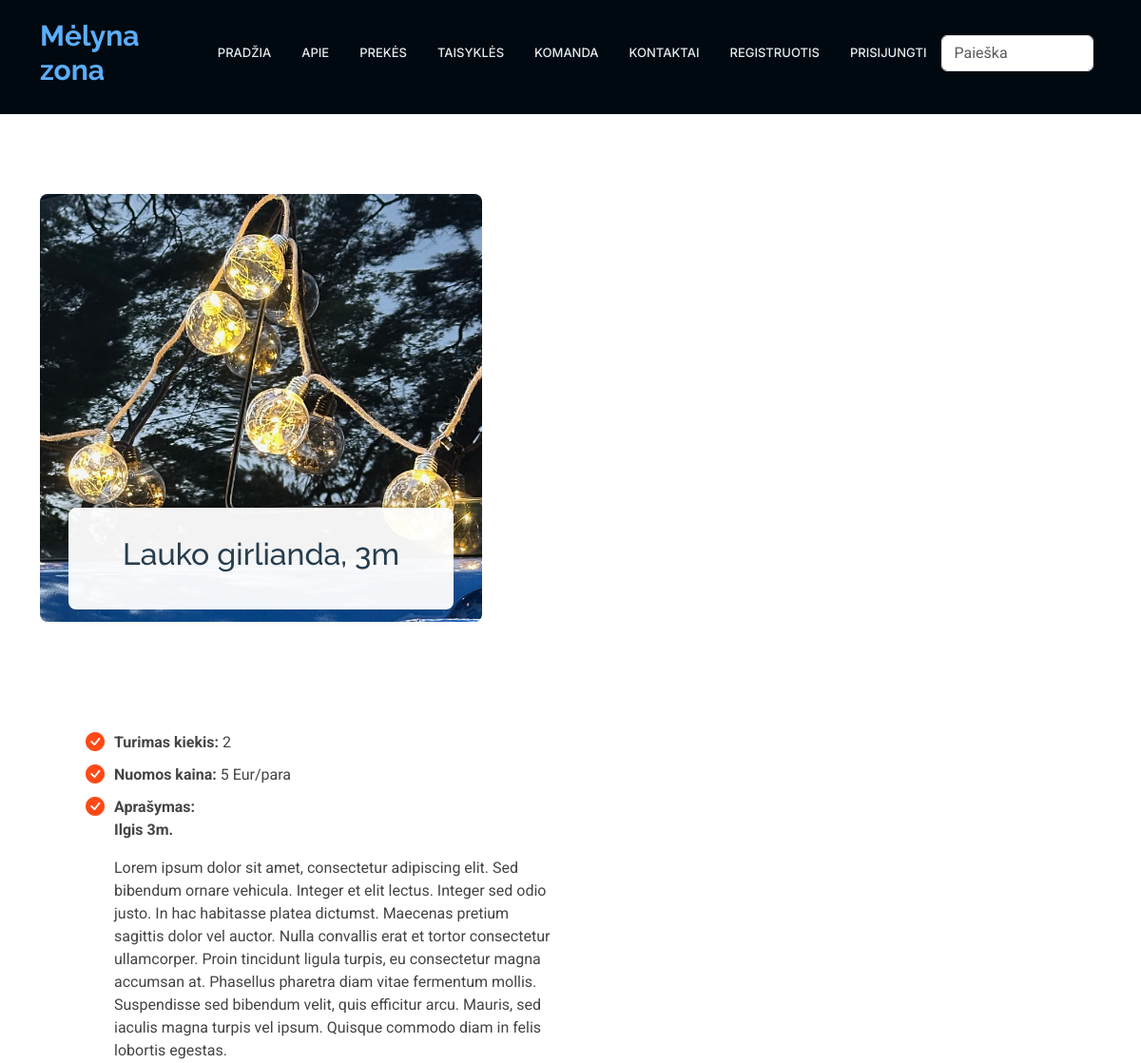
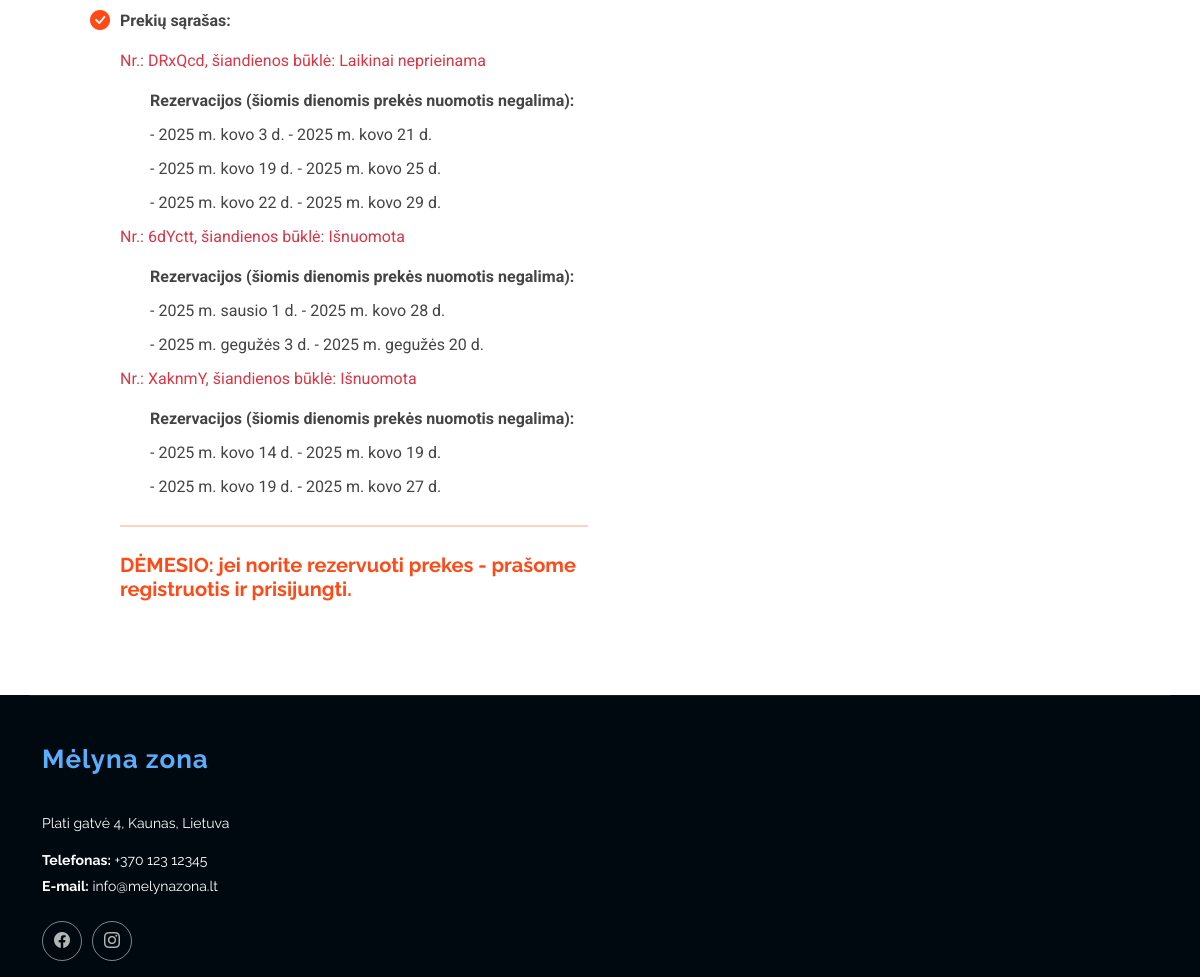
/rent/product/3, run on an earlier commit of the app's database (2 pictures, top to bottom).
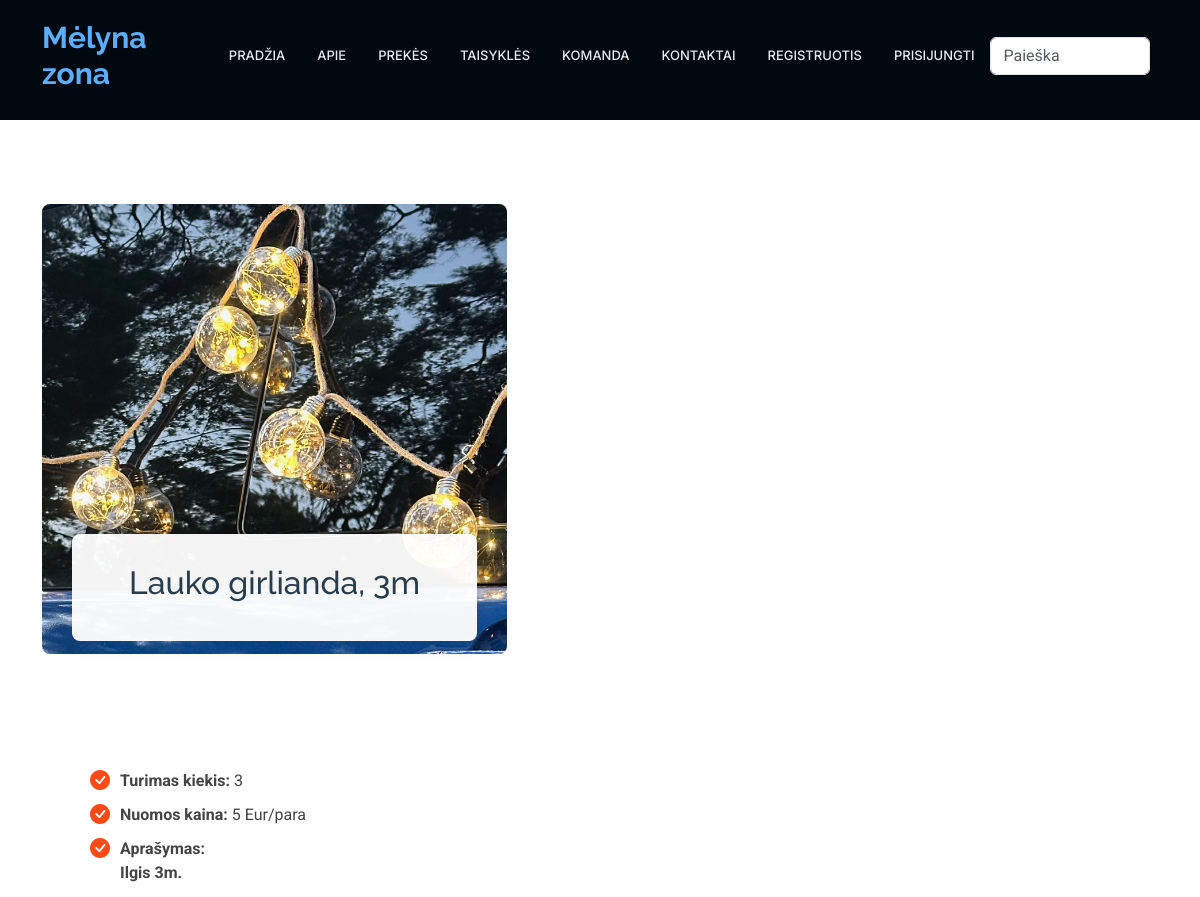
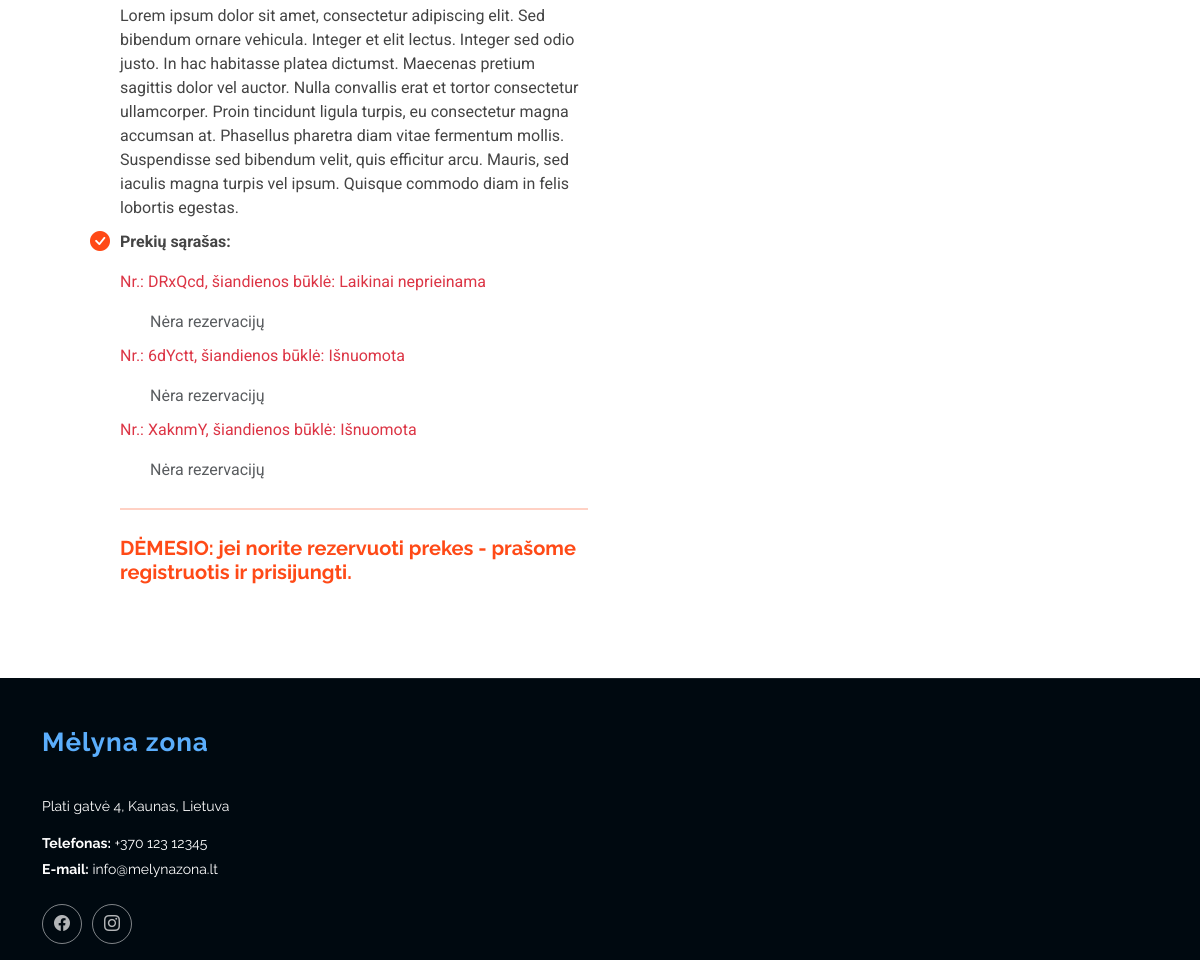
And on a later commit of the database (2 pictures, top to bottom).
### rent/models.py (models this page shows, shortened)
class Product(models.Model):
    name = models.CharField(verbose_name="Pavadinimas", max_length=100)
    price = models.IntegerField(verbose_name="Kaina", null=True, blank=True, help_text="Paros nuomos kaina")
    description = HTMLField(verbose_name="Aprašymas", max_length=1000, help_text='Trumpas produkto aprašymas', null=True, blank=True, default="")
    inv_no = models.CharField(verbose_name="Invenorizacijos numeris", max_length=100, null=True, blank=True, unique=True,
                              help_text="Veskite invenorizacijos numerį")
    quantity = models.IntegerField(verbose_name="Kiekis", null=True, blank=True, help_text="Kiekis")
    group = models. ForeignKey(to="Group", on_delete=models.SET_NULL, null=True, blank=True, verbose_name="Produktų grupės", help_text="Parinkite kokia grupei priklauso produktas")
    cover = models.ImageField(verbose_name="Paveikslėlis", upload_to='covers', null=True, blank=True)
    def __str__(self):
        return self.name
    class Meta:
        verbose_name = "Prouktas"
        verbose_name_plural = "Produktai"
        ordering = ['inv_no']

class Status(models.Model):
    uuid = ShortUUIDField(help_text='Unikalus ID vienodams produktams')
    product = models.ForeignKey(to="Product", null=True, blank=True, on_delete=models.CASCADE, verbose_name="Produktas", related_name="product_status")
    customer = models.ForeignKey(to=User, null=True, blank=True, on_delete=models.SET_NULL, verbose_name="Klientas")
    reservations = models.ForeignKey(to="Reservation", on_delete=models.SET_NULL, null=True, blank=True, related_name="status_reservations")
    created_at = models.DateTimeField(auto_now_add=True, null=True, blank=True, verbose_name="Sukurta")
    LOAN_STATUS = (
        ('n', 'Laikinai neprieinama'),
        ('i', 'Išnuomota'),
        ('g', 'Prekę turime sandėlyje.'),
        ('r', 'Rezervuota'),
    )
    condition = models.CharField(max_length=1, choices=LOAN_STATUS, blank=True, default="a", verbose_name="Būsena")
    class Meta:
        ordering = ['due_date']
        verbose_name = "Produkto būsena"
        verbose_name_plural = "Produktų būsenos"
        ordering = ['-pk']

class Reservation(models.Model):
    status = models.ForeignKey(Status, on_delete=models.CASCADE, related_name='reservations_status',null=True, blank=True)
    start_date = models.DateField(verbose_name="Nuomos pradžios data", null=True, blank=True)
    end_date = models.DateField(verbose_name="Nuomos pabaigos datas", null=True, blank=True)
    customer = models.ForeignKey(User, on_delete=models.SET_NULL, null=True, blank=True, verbose_name="Klientas")
    class Meta:
        verbose_name = "Rezervacija"
        verbose_name_plural = "Rezervacijos"
        ordering = ['start_date']

### rent/views.py (the view)
# urls.py: path("product/<int:product_id>", product, name="product"),
def product(request, product_id):
    product = Product.objects.prefetch_related(
        'product_status__reservations_status'  # Susiję rezervacijų duomenys
    ).get(id=product_id)
    context = {
        "product": product,
    }
    return render(request, 'product.html', context)

### rent/templates/product.html (shortened to what this page needs)
{% extends "base2.html" %}
{% load i18n %}
{% load static %}
{% block "content" %}
<section id="product_img" class="services section">
    <div class="container" data-aos="fade-up" data-aos-delay="100">
            <div class="col-xl-5 col-md-6" data-aos="zoom-in" data-aos-delay="200">
                <div class="service-item">
                        {% if product.cover %}
                        <div class="img">
                            <img src="{{ product.cover.url }}" class="img-fluid" alt=""
                                 style="max-width: 600px; height: auto;">
                        </div>
                        {% endif %}
                        <div class="details2">
                            <h2>{{ product }}</h2>
                    </div>
                </div>
        </div>
    </div>
</section>
<section id="product_description" class="about section">
    <div class="container" data-aos="fade-up" data-aos-delay="100">
        <div class="row gy-4">
            <div class="col-lg-6">
                <div class="content ps-0 ps-lg-5">
                    <ul class="pt-2">
                        <li><i class="bi bi-check-circle-fill"></i><strong>Turimas kiekis: </strong> {{ product.quantity }}
                        </li>
                        <li><i class="bi bi-check-circle-fill"></i><strong>Nuomos kaina: </strong> {{ product.price }} Eur/para
                        </li>
                        <li><i class="bi bi-check-circle-fill"></i><strong>Aprašymas: </strong> {{ product.description | safe }}
                        </li>
                        <li><i class="bi bi-check-circle-fill"></i><strong>Prekių sąrašas: </strong>
                            {% if product.product_status.all %}
                            {% for status in product.product_status.all %}
                            <p class="{% if status.condition == 'i' or status.condition == 'n' %}text-danger{% elif status.condition == 'g' %}text-success{% endif %}">
                                Nr.: {{ status.uuid|slice:":6" }}, šiandienos būklė: {{ status.get_condition_display }}
                            </p>
                            <ul>
                                {% if status.reservations_status.all %}
                                <li><strong>Rezervacijos (šiomis dienomis prekės nuomotis negalima):</strong></li>
                                {% for reservation in status.reservations_status.all %}
                                <li>
                                    - {{ reservation.start_date }} - {{ reservation.end_date }}
                                </li>
                                {% endfor %}
                                {% else %}
                                <li class="text-muted">Nėra rezervacijų</li>
                                {% endif %}
                            </ul>
                            {% endfor %}
                            {% if not user.is_authenticated %}
                        <hr style="border: none; height: 2px; background-color: #ff4a17;"/>
                        <li><h5 style="color: #ff4a17;"><strong>DĖMESIO: jei norite rezervuoti prekes - prašome registruotis ir prisijungti.</strong></h5></li>
                        {% endif %}
                        {% else %}
                        <p class="text-danger">Šiuo metu neturime šios prekės</p>
                        {% endif %}
                        </li>
                    </ul>
                </div>
            </div>
        </div>
    </div>
</section>
{% endblock %}

### rent/templates/base2.html (shortened to what this page needs)
<!DOCTYPE html>
<html lang="en">
<head>
    {% load static %}
    <link href="{% static 'vendor/bootstrap/css/bootstrap.min.css' %}" rel="stylesheet">
    <link href="{% static 'vendor/bootstrap-icons/bootstrap-icons.css' %}" rel="stylesheet">
    <link href="{% static 'vendor/aos/aos.css' %}" rel="stylesheet">
    <link href="{% static 'vendor/glightbox/css/glightbox.min.css' %}" rel="stylesheet">
    <link href="{% static 'vendor/swiper/swiper-bundle.min.css' %}" rel="stylesheet">
    <link href="{% static 'css/main.css' %}" rel="stylesheet">
</head>
<body class="index-page">
<header id="header" class="header d-flex align-items-center fixed-top">
    <div class="container-fluid container-xl position-relative d-flex align-items-center">
        <a href="{% url 'index' %}#hero" class="logo d-flex align-items-center me-auto">
            <h1 class="sitename" style="color: #5baefc">Mėlyna zona</h1>
        </a>
        <nav id="navmenu" class="navmenu">
            <ul>
                <li><a href="{% url 'index' %}#hero">Pradžia</a></li>
                <li><a href="{% url 'index' %}#about">Apie</a></li>
                <li><a href="{% url 'index' %}#services">Prekės</a></li>
                <li><a href="{% url 'index' %}#features">Taisyklės</a></li>
                <li><a href="{% url 'index' %}#team">Komanda</a></li>
                <li><a href="{% url 'index' %}#contact">Kontaktai</a></li>
                {% if user.is_authenticated %}
                <li class="nav-item"><a class="nav-link" href="{% url 'profile' %}">
                    <svg class="bi bi-person" width="1.5em" height="1.5em" viewBox="0 0 16 16" fill="currentColor"
                         xmlns="http://www.w3.org/2000/svg">
                        <path fill-rule="evenodd"
                              d="M13 14s1 0 1-1-1-4-6-4-6 3-6 4 1 1 1 1h10zm-9.995-.944v-.002.002zM3.022 13h9.956a.274.274 0 00.014-.002l.008-.002c-.001-.246-.154-.986-.832-1.664C11.516 10.68 10.289 10 8 10c-2.29 0-3.516.68-4.168 1.332-.678.678-.83 1.418-.832 1.664a1.05 1.05 0 00.022.004zm9.974.056v-.002.002zM8 7a2 2 0 100-4 2 2 0 000 4zm3-2a3 3 0 11-6 0 3 3 0 016 0z"
                              clip-rule="evenodd"/>
                    </svg>
                    {{ user.get_username }}</a></li>
                <li><a href="{% url 'my_reservations' %}">Mano užsakymai</a></li>
                {% if user.profile.is_employee %}
                <li><a href="{% url 'statuses' %}">Būklės</a></li>
                {% endif %}
                <li class="nav-link">
                    <form method="post" action="{% url 'logout' %}">
                        {% csrf_token %}
                        <button class="nav-link active" type="submit">Atsijungti</button>
                    </form>
                </li>
                {% else %}
                <li class="nav-item"><a class="nav-link" href="{% url 'register'%}">Registruotis</a></li>
                <li class="nav-item"><a class="nav-link" href="{% url 'login'%}">Prisijungti</a></li>
                {% endif %}
                <form class="d-flex" action="{% url 'search' %}" method="get">
                    <input class="form-control me-2" type="text" name="query" placeholder="Paieška">
                </form>
            </ul>
        </nav>
    </div>
</header>
<main class="main">
    <section id="hero2" class="hero2 section dark-background">
    </section>
    <main class="main">
        {% block "content" %}{% endblock %}
    </main>
    <footer id="footer" class="footer dark-background">
        <div class="container footer-top">
            <div class="row gy-4">
                <div class="col-lg-4 col-md-6 footer-about">
                    <a href="{% url 'index' %}#hero" class="logo d-flex align-items-center">
                        <span class="sitename" style="color: #5baefc">Mėlyna zona</span>
                    </a>
                    <div class="footer-contact pt-3">
                        <p>Plati gatvė 4, Kaunas, Lietuva</p>
                        <p class="mt-3"><strong>Telefonas:</strong> <span>+370 123 12345</span></p>
                        <p><strong>E-mail:</strong> <span>info@melynazona.lt</span></p>
                    </div>
                    <div class="social-links d-flex mt-4">
                        <a href=""><i class="bi bi-facebook"></i></a>
                        <a href=""><i class="bi bi-instagram"></i></a>
                    </div>
                </div>
            </div>
        </div>
    </footer>
</body>
</html>

### rent/static/css/main.css (style rules this page uses)
:root { --default-font: "Roboto", system-ui, -apple-system, "Segoe UI", Roboto, "Helvetica Neue", Arial, "Noto Sans", "Liberation Sans", sans-serif, "Apple Color Emoji", "Segoe UI Emoji", "Segoe UI Symbol", "Noto Color Emoji"; --heading-font: "Raleway", sans-serif; --nav-font: "Inter", sans-serif; }
:root { --background-color: #ffffff; --default-color: #444444; --heading-color: #273d4e; --accent-color: #ff4a17; --surface-color: #ffffff; --contrast-color: #ffffff; }
:root { --nav-color: #e5eaee; --nav-hover-color: #ff4a17; --nav-mobile-background-color: #ffffff; --nav-dropdown-background-color: #ffffff; --nav-dropdown-color: #444444; --nav-dropdown-hover-color: #ff4a17; }
.dark-background { --background-color: #000910; --default-color: #ffffff; --heading-color: #ffffff; --surface-color: #28323a; --contrast-color: #ffffff; }
:root { scroll-behavior: smooth; }
body { color: var(--default-color); background-color: var(--background-color); font-family: var(--default-font); }
a { color: var(--accent-color); text-decoration: none; transition: 0.3s; }
h1, h2, h3, h4, h5, h6 { color: var(--heading-color); font-family: var(--heading-font); }
.header { --background-color: rgba(0, 0, 0, 0); --default-color: #ffffff; --heading-color: #ffffff; color: var(--default-color); background-color: var(--background-color); padding: 20px 0; transition: all 0.5s; z-index: 997; }
.header .logo { line-height: 1; }
.header .logo h1 { font-size: 30px; margin: 0; font-weight: 700; color: var(--heading-color); }
@media (max-width: 1200px) { .header .logo { order: 1; } }
@media (max-width: 1200px) { .header .navmenu { order: 3; } }
@media (min-width: 1200px) { .navmenu { padding: 0; } }
@media (min-width: 1200px) { .navmenu ul { margin: 0; padding: 0; display: flex; list-style: none; align-items: center; } }
@media (min-width: 1200px) { .navmenu li { position: relative; } }
@media (min-width: 1200px) { .navmenu>ul>li { white-space: nowrap; padding: 15px 14px; } }
@media (min-width: 1200px) { .navmenu a, .navmenu a:focus { color: var(--nav-color); font-size: 13px; padding: 0 2px; font-family: var(--nav-font); font-weight: 500; display: flex; align-items: center; justify-content: space-between; white-space: nowrap; transition: 0.3s; position: relative; text-transform: uppercase; } }
@media (min-width: 1200px) { .navmenu>ul>li>a:before { content: ""; position: absolute; height: 2px; bottom: -6px; left: 0; background-color: var(--nav-hover-color); visibility: hidden; width: 0px; transition: all 0.3s ease-in-out 0s; } }
.footer { color: var(--default-color); background-color: var(--background-color); font-size: 14px; position: relative; }
.footer .footer-top { padding-top: 50px; border-top: 1px solid color-mix(in srgb, var(--default-color), transparent 90%); }
.footer .footer-about .logo { line-height: 1; margin-bottom: 25px; }
.footer .footer-about .logo span { font-size: 26px; font-weight: 700; letter-spacing: 1px; font-family: var(--heading-font); color: var(--heading-color); }
.footer .footer-about p { font-size: 14px; font-family: var(--heading-font); }
.footer .social-links a { display: flex; align-items: center; justify-content: center; width: 40px; height: 40px; border-radius: 50%; border: 1px solid color-mix(in srgb, var(--default-color), transparent 50%); font-size: 16px; color: color-mix(in srgb, var(--default-color), transparent 30%); margin-right: 10px; transition: 0.3s; }
.footer .footer-contact p { margin-bottom: 5px; }
section, .section { color: var(--default-color); background-color: var(--background-color); padding: 60px 0; scroll-margin-top: 90px; overflow: clip; }
.about .content ul { list-style: none; padding: 0; }
.about .content ul li { padding: 0 0 10px 30px; position: relative; }
.about .content ul i { position: absolute; font-size: 20px; left: 0; top: -3px; color: var(--accent-color); }
.about .content p:last-child { margin-bottom: 0; }
.services .img { border-radius: 8px; overflow: hidden; }
.services .img img { transition: 0.6s; }
.services .details2 { background: color-mix(in srgb, var(--surface-color), transparent 5%); padding: 30px 10px; margin: -120px 30px 0 30px; transition: all ease-in-out 0.3s; position: relative; text-align: center; border-radius: 8px; box-shadow: 0px 0 25px rgba(0, 0, 0, 0.1); }

What changed in the data, as far as the page shows it:
removed Reservation: start_date "2025 m. kovo 3 d.", end_date "2025 m. kovo 21 d.", shown under Status "DRxQcd"
removed Reservation: start_date "2025 m. kovo 19 d.", end_date "2025 m. kovo 25 d.", shown under Status "DRxQcd"
removed Reservation: start_date "2025 m. kovo 22 d.", end_date "2025 m. kovo 29 d.", shown under Status "DRxQcd"
removed Reservation: start_date "2025 m. sausio 1 d.", end_date "2025 m. kovo 28 d.", shown under Status "6dYctt"
removed Reservation: start_date "2025 m. gegužės 3 d.", end_date "2025 m. gegužės 20 d.", shown under Status "6dYctt"
removed Reservation: start_date "2025 m. kovo 14 d.", end_date "2025 m. kovo 19 d.", shown under Status "XaknmY"
removed Reservation: start_date "2025 m. kovo 19 d.", end_date "2025 m. kovo 27 d.", shown under Status "XaknmY"
changed Product "Lauko girlianda, 3m": quantity "2" → "3"
computed for Status "DRxQcd": text "Rezervacijos (šiomis dienomis prekės nuomotis negalima):" → "Nėra rezervacijų"
computed for Status "6dYctt": text "Rezervacijos (šiomis dienomis prekės nuomotis negalima):" → "Nėra rezervacijų"
computed for Status "XaknmY": text "Rezervacijos (šiomis dienomis prekės nuomotis negalima):" → "Nėra rezervacijų"
